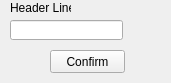
<?xml version="1.0" encoding="UTF-8"?>
<ui version="4.0">
 <class>Form</class>
 <widget class="QWidget" name="Form">
  <property name="geometry">
   <rect>
    <x>0</x>
    <y>0</y>
    <width>171</width>
    <height>83</height>
   </rect>
  </property>
  <property name="windowTitle">
   <string>Form</string>
  </property>
  <widget class="QPushButton" name="pushButton">
   <property name="geometry">
    <rect>
     <x>50</x>
     <y>50</y>
     <width>75</width>
     <height>23</height>
    </rect>
   </property>
   <property name="text">
    <string>Confirm</string>
   </property>
  </widget>
  <widget class="QLabel" name="header_line_label">
   <property name="geometry">
    <rect>
     <x>10</x>
     <y>0</y>
     <width>61</width>
     <height>16</height>
    </rect>
   </property>
   <property name="text">
    <string>Header Line:</string>
   </property>
  </widget>
  <widget class="QLineEdit" name="lineEdit">
   <property name="geometry">
    <rect>
     <x>10</x>
     <y>20</y>
     <width>113</width>
     <height>20</height>
    </rect>
   </property>
  </widget>
 </widget>
 <resources/>
 <connections/>
</ui>
